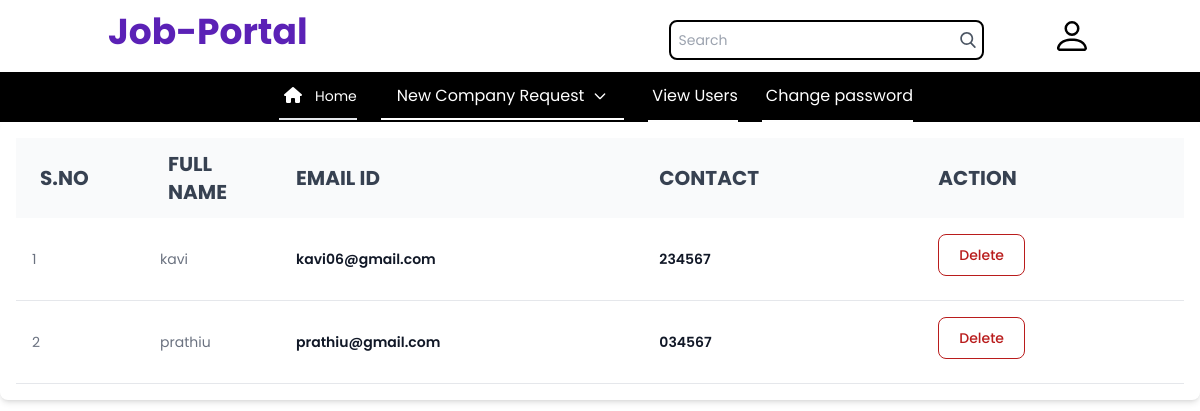
Page /viewUser (signed in) on the committed database.
### job/models.py (models this page shows, shortened)
class Students(models.Model):
    user=models.ForeignKey(User,on_delete=models.CASCADE)
    phoneNo=models.CharField(max_length=15,null=True)
    type=models.CharField(max_length=10,null=True)

### job/views.py (the view)
# urls.py: path('viewUser',viewUser,name="viewUser"),
def viewUser(request):
    if not request.user.is_authenticated:
        return redirect('admin_login')
    data=Students.objects.all()
    d={'data':data}
    return render(request,'viewUser.html',d)

### job/templates/viewUser.html
{% load static %}
{% block body %}
{% include 'adminNavigation.html' %}
<div class="overflow-x-auto relative shadow-md sm:rounded-lg p-4">
    <table id="example" class="w-full text-sm text-left text-gray-500 dark:text-gray-400">
        <thead class="text-xl text-gray-700 uppercase bg-gray-50 dark:bg-gray-700 dark:text-gray-400">
            <tr>
                <th scope="col" class="py-3 px-6">
                    <span class="">S.No</span>
                </th>
                <th scope="col" class="py-3 px-6">
                    Full name
                </th>
                <th scope="col" class="py-3 px-6">
                    Email ID
                </th>
                <th scope="col" class="py-3 px-6">
                    Contact
                </th>
                <th scope="col" class="py-3 px-6" colspan="2">
                    Action
                </th>
            </tr>
        </thead>
        <tbody class="justify-center">
            {% for i in data %}
            <tr class="bg-white border-b dark:bg-gray-800 dark:border-gray-700 hover:bg-gray-50 dark:hover:bg-gray-600">
                <td class="p-4 w-32">
                    {{forloop.counter}}
                </td>
                <td class="p-4 w-32">
                    {{i.user.first_name}}
                </td>
                <td class="py-4 px-6 font-semibold text-gray-900 dark:text-white">
                    {{i.user.username}}
                </td>
                <td class="py-4 px-6 font-semibold text-gray-900 dark:text-white">
                    {{i.phoneNo}}
                </td>
                <td class="flex space-x-2 py-4 px-6">
                    <a href="{% url 'deleteUser' i.user.id%}" onclick="return conform('Are you sure?')" class="text-red-700 hover:text-white border border-red-700 hover:bg-red-800 focus:ring-4 focus:outline-none focus:ring-red-300 font-medium rounded-lg text-sm px-5 py-2.5 text-center mr-2 mb-2 dark:border-red-500 dark:text-red-500 dark:hover:text-white dark:hover:bg-red-600 dark:focus:ring-red-900">Delete</a>
                </td>
            </tr>
            {% endfor%}
        </tbody>
    </table>
</div>
{% endblock%}

### job/static/css/style.css (style rules this page uses)
*, *::before, *::after { padding: 0; margin: 0; box-sizing: border-box; }
body, input { font-family: "Poppins", sans-serif; }

### rows in the picture
Students: user.first_name "kavi", user.username "kavi06@gmail.com", phoneNo "234567"
Students: user.first_name "prathiu", user.username "prathiu@gmail.com", phoneNo "034567"
